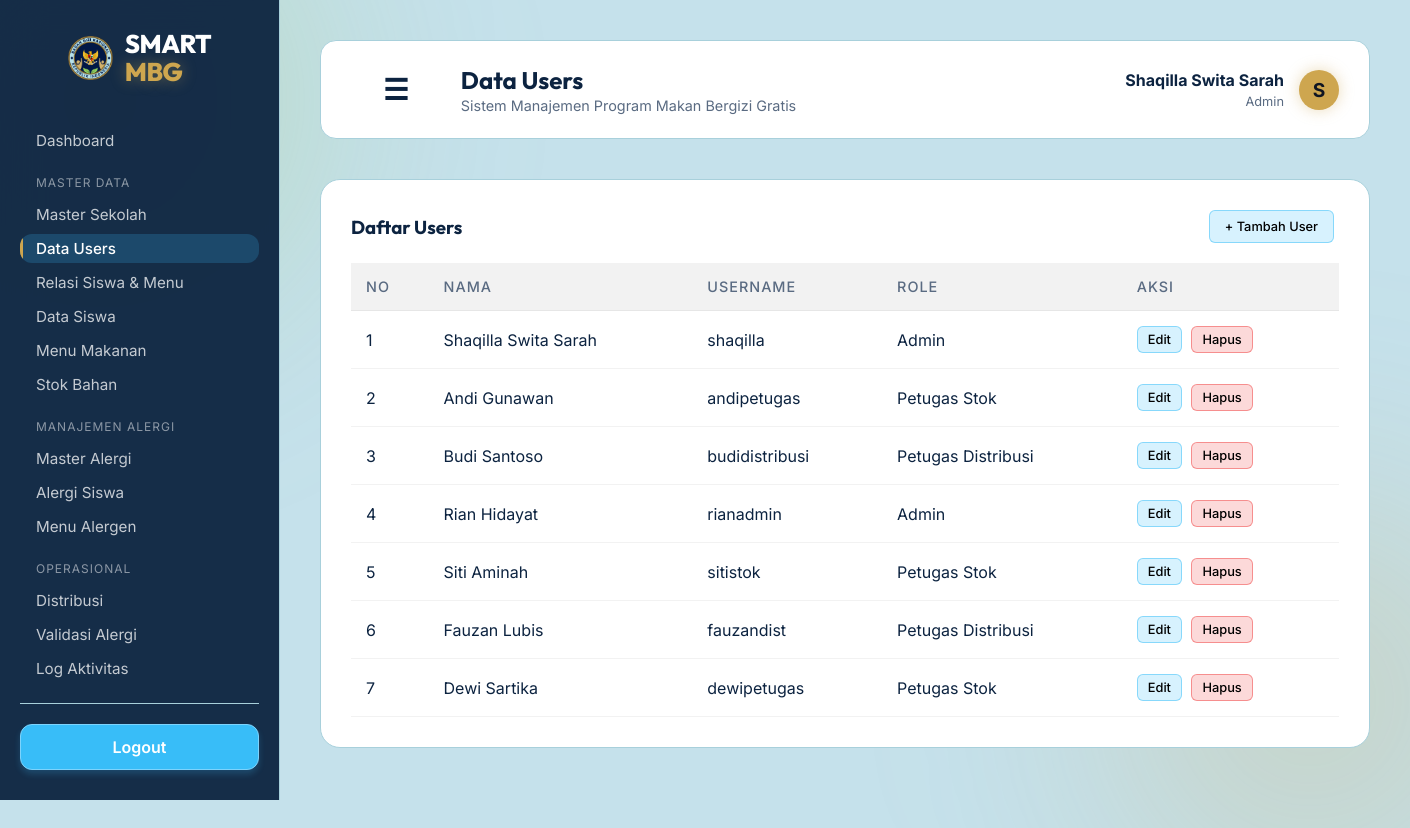
Page /public/users (signed in) on the committed database.
### tables this page shows
CREATE TABLE `users` (
  `id_user` int(11) NOT NULL,
  `nama` varchar(100) NOT NULL,
  `username` varchar(50) NOT NULL,
  `password` varchar(255) NOT NULL,
  `role` enum('admin','petugas_stok','petugas_distribusi') DEFAULT 'petugas_stok',
  `created_at` timestamp NOT NULL DEFAULT CURRENT_TIMESTAMP
);

### app/core/Controller.php (called while the page is built, shortened)
<?php
class Controller {
    public function view($view, $data = []) {
        require_once '../app/views/' . $view . '.php';
    }
    public function model($model) {
        return new $model;
    }
}

### app/controllers/Users.php (called while the page is built, shortened)
<?php
class Users extends Controller
{
    public function index()
    {
        $data['judul'] = 'Data Users';
        $data['users'] = $this->model('User_model')->getAllUsers();
        $this->view('templates/header', $data);
        $this->view('users/index', $data);
        $this->view('templates/footer');
    }
}

### app/core/App.php (called while the page is built, shortened)
<?php
class App {
    protected $method = 'index';
    protected $params = [];
    public function __construct() {
        $this->controller = new $this->controller;
        call_user_func_array([$this->controller, $this->method], $this->params);
    }
}

### public/index.php (called while the page is built, shortened)
<?php
$app = new App();

### app/core/Database.php (called while the page is built, shortened)
<?php
class Database {
    private $host = DB_HOST;
    private $user = DB_USER;
    private $pass = DB_PASS;
    private $db_name = DB_NAME;
    private $dbh;
    private $stmt;
    public function __construct() {
        $dsn = 'mysql:host=' . $this->host . ';dbname=' . $this->db_name;
        $option = [
            PDO::ATTR_PERSISTENT => true,
            PDO::ATTR_ERRMODE => PDO::ERRMODE_EXCEPTION
        ];
        try {
            $this->dbh = new PDO($dsn, $this->user, $this->pass, $option);
        } catch(PDOException $e) {
            die($e->getMessage());
        }
    }
    public function query($query) {
        $this->stmt = $this->dbh->prepare($query);
    }
    public function execute() {
        $this->stmt->execute();
    }
    public function resultSet() {
        $this->execute();
        return $this->stmt->fetchAll(PDO::FETCH_ASSOC);
    }
}

### app/models/User_model.php (called while the page is built, shortened)
<?php
class User_model {
    private $table = 'users';
    private $db;
    public function __construct() {
        $this->db = new Database;
    }
    public function getAllUsers() {
        $this->db->query('SELECT * FROM ' . $this->table);
        return $this->db->resultSet();
    }
}

### app/views/users/index.php (the view, shortened to what this page needs)
<div class="glass-panel-widget" style="width: 100%;">
    <div style="display:flex; justify-content: space-between; align-items:center;">
        <h3 style="color:var(--text-primary); font-family: 'Outfit';">Daftar Users</h3>
        <a href="#" onclick="document.getElementById('modalTambah').style.display='flex'; return false;" class="btn-sm btn-sm-edit" style="padding: 8px 15px;">+ Tambah User</a>
    </div>
    <div class="table-responsive">
        <table>
            <thead>
                <tr>
                    <th>No</th>
                    <th>Nama</th>
                    <th>Username</th>
                    <th>Role</th>
                    <th>Aksi</th>
                </tr>
            </thead>
            <tbody>
                <?php $i=1; foreach($data['users'] as $u) : ?>
                <tr>
                    <td><?= $i++; ?></td>
                    <td><?= $u['nama']; ?></td>
                    <td><?= $u['username']; ?></td>
                    <td style="text-transform: capitalize;"><?= str_replace('_', ' ', $u['role']); ?></td>
                    <td>
                        <a href="#" onclick="openUpdateModal('<?= $u['id_user']; ?>', '<?= htmlspecialchars($u['nama'], ENT_QUOTES); ?>', '<?= htmlspecialchars($u['username'], ENT_QUOTES); ?>', '<?= $u['role']; ?>'); return false;" class="btn-sm btn-sm-edit">Edit</a>
                        <a href="<?= BASEURL; ?>/users/hapus/<?= $u['id_user']; ?>" onclick="return confirm('Apakah Anda yakin ingin menghapus user ini?');" class="btn-sm btn-sm-delete">Hapus</a>
                    </td>
                </tr>
                <?php endforeach; ?>
            </tbody>
        </table>
    </div>
</div>

### app/views/templates/header.php (shortened to what this page needs)
<!DOCTYPE html>
<html lang="id">
<head>
    <link rel="stylesheet" href="<?= BASEURL; ?>/css/style.css">
</head>
<body>
    <aside class="sidebar">
        <div class="logo">
            <img src="<?= BASEURL; ?>/img/logo-mbg.png" alt="Logo MBG">
            <h1>SMART<br><span>MBG</span></h1>
        </div>
        <div class="nav-menu">
            <?php $activePage = isset($data['judul']) ? $data['judul'] : ''; ?>
            <a href="<?= BASEURL; ?>/dashboard" class="nav-link <?= strpos($activePage, 'Dashboard') !== false ? 'active' : ''; ?>">Dashboard</a>
            <div class="nav-label">Master Data</div>
            <a href="<?= BASEURL; ?>/MasterSekolah" class="nav-link <?= strpos($activePage, 'Sekolah') !== false ? 'active' : ''; ?>">Master Sekolah</a>
            <a href="<?= BASEURL; ?>/users" class="nav-link <?= strpos($activePage, 'Users') !== false ? 'active' : ''; ?>">Data Users</a>
            <a href="<?= BASEURL; ?>/siswa_menu" class="nav-link <?= strpos($activePage, 'Menu Siswa') !== false ? 'active' : ''; ?>">Relasi Siswa & Menu</a>
            <a href="<?= BASEURL; ?>/siswa" class="nav-link <?= strpos($activePage, 'Siswa') !== false && strpos($activePage, 'Alergi') === false ? 'active' : ''; ?>">Data Siswa</a>
            <a href="<?= BASEURL; ?>/menu" class="nav-link <?= strpos($activePage, 'Menu') !== false && strpos($activePage, 'Alergen') === false ? 'active' : ''; ?>">Menu Makanan</a>
            <a href="<?= BASEURL; ?>/stok" class="nav-link <?= strpos($activePage, 'Stok') !== false ? 'active' : ''; ?>">Stok Bahan</a>
            <div class="nav-label">Manajemen Alergi</div>
            <a href="<?= BASEURL; ?>/alergi" class="nav-link <?= strpos($activePage, 'Master Alergi') !== false ? 'active' : ''; ?>">Master Alergi</a>
            <a href="<?= BASEURL; ?>/alergi_siswa" class="nav-link <?= strpos($activePage, 'Alergi Siswa') !== false ? 'active' : ''; ?>">Alergi Siswa</a>
            <a href="<?= BASEURL; ?>/menu_alergen" class="nav-link <?= strpos($activePage, 'Menu Alergen') !== false ? 'active' : ''; ?>">Menu Alergen</a>
            <div class="nav-label">Operasional</div>
            <a href="<?= BASEURL; ?>/distribusi" class="nav-link <?= strpos($activePage, 'Distribusi') !== false ? 'active' : ''; ?>">Distribusi</a>
            <a href="<?= BASEURL; ?>/validasi_alergi" class="nav-link <?= strpos($activePage, 'Validasi Alergi') !== false ? 'active' : ''; ?>">Validasi Alergi</a>
            <a href="<?= BASEURL; ?>/log" class="nav-link <?= strpos($activePage, 'Log') !== false ? 'active' : ''; ?>">Log Aktivitas</a>
        </div>
        <div class="sidebar-footer">
            <a href="<?= BASEURL; ?>/auth/logout" class="btn-logout">Logout</a>
        </div>
    </aside>
    <main class="main-content">
        <header class="topbar">
            <div style="display:flex; align-items:center; gap: 20px;">
                <button id="sidebarToggle" style="background:none; border:none; color:var(--text-primary); font-size:1.8rem; cursor:pointer; transition:transform 0.4s;">☰</button>
                <div>
                    <h2 style="font-family: 'Outfit'; font-size: 1.5rem;"><?= isset($data['judul']) ? $data['judul'] : 'Dashboard'; ?></h2>
                    <span style="color: var(--text-secondary); font-size: 0.9rem;">Sistem Manajemen Program Makan Bergizi Gratis</span>
                </div>
            </div>
            <div class="user-profile">
                <div style="text-align: right;">
                    <strong style="display: block; color: var(--text-primary);"><?= isset($_SESSION['nama']) ? $_SESSION['nama'] : 'User'; ?></strong>
                    <span style="color: var(--text-secondary); font-size: 0.8rem; text-transform: capitalize;"><?= isset($_SESSION['role']) ? str_replace('_', ' ', $_SESSION['role']) : 'Admin'; ?></span>
                </div>
                <div class="avatar">
                    <?= isset($_SESSION['nama']) ? strtoupper(substr($_SESSION['nama'], 0, 1)) : 'U'; ?>
                </div>
            </div>
        </header>

### app/views/templates/footer.php (shortened to what this page needs)
    </main>
</body>
</html>

### public/css/style.css (style rules this page uses)
:root { --bg-color: #c5e1eb; --text-primary: #0c2340; --text-secondary: #5a6b82; --accent-color: #cea64f; --accent-glow: rgba(206, 166, 79, 0.4); --glass-bg: #ffffff; --glass-border: #a8d0db; --mbg-green: #97c55c; --mbg-navy: #0c2340; }
* { margin: 0; padding: 0; box-sizing: border-box; }
body { font-family: 'Inter', sans-serif; background-color: var(--bg-color); color: var(--text-primary); min-height: 100vh; display: flex; justify-content: center; align-items: center; overflow: hidden; position: relative; }
header { display: flex; justify-content: space-between; align-items: center; }
.logo h1 { font-family: 'Outfit', sans-serif; font-weight: 800; font-size: 2rem; letter-spacing: -0.5px; }
.logo span { color: var(--accent-color); text-shadow: 0 0 15px var(--accent-glow); }
button { font-family: 'Inter', sans-serif; font-weight: 600; font-size: 1rem; padding: 16px 32px; border-radius: 12px; cursor: pointer; border: none; transition: all 0.3s ease; }

### rows in the picture
users: nama "Shaqilla Swita Sarah", username "shaqilla", role "Admin"
users: nama "Andi Gunawan", username "andipetugas", role "Petugas Stok"
users: nama "Budi Santoso", username "budidistribusi", role "Petugas Distribusi"
users: nama "Rian Hidayat", username "rianadmin", role "Admin"
users: nama "Siti Aminah", username "sitistok", role "Petugas Stok"
users: nama "Fauzan Lubis", username "fauzandist", role "Petugas Distribusi"
users: nama "Dewi Sartika", username "dewipetugas", role "Petugas Stok"

### other values in the picture
$data['judul'] "Data Users"
$_SESSION['nama'] "Shaqilla Swita Sarah"
str_replace('_', ' ', $_SESSION['role']) "Admin"
substr($_SESSION['nama'], 0, 1) "S"
